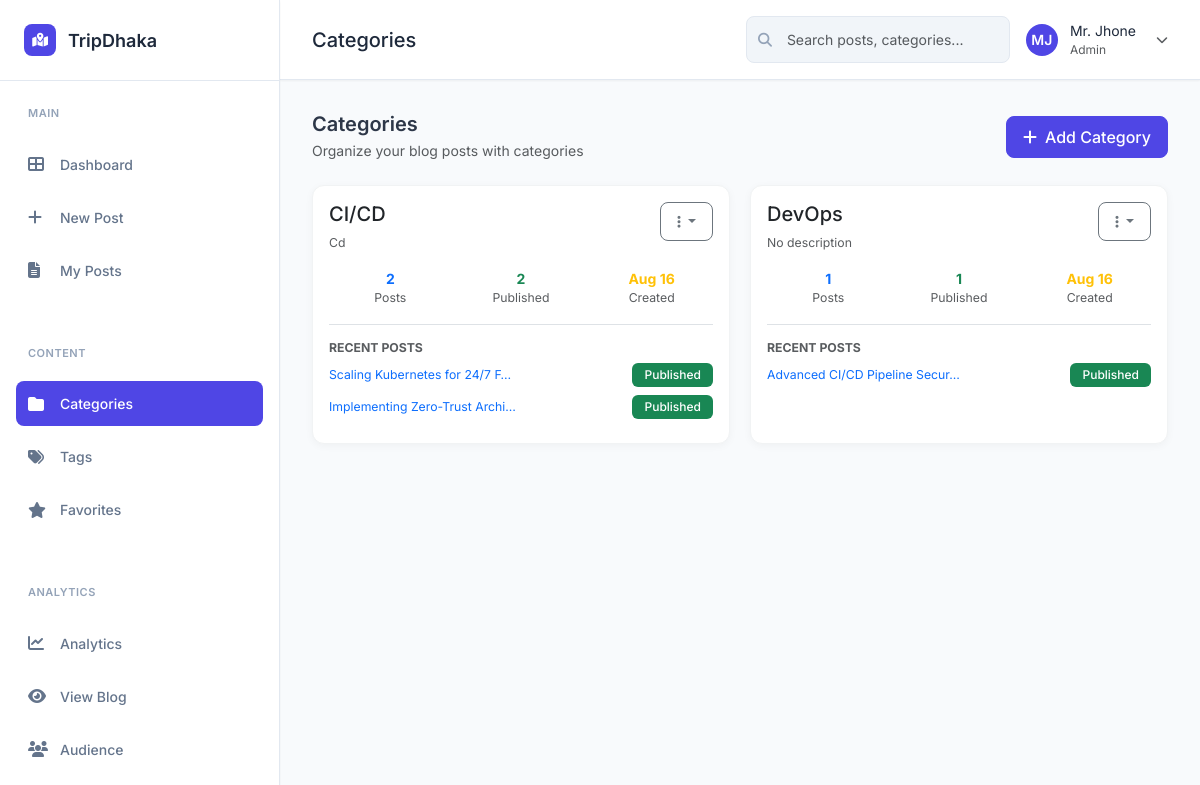
/categories/ (signed in), run on an earlier commit of the app's database.
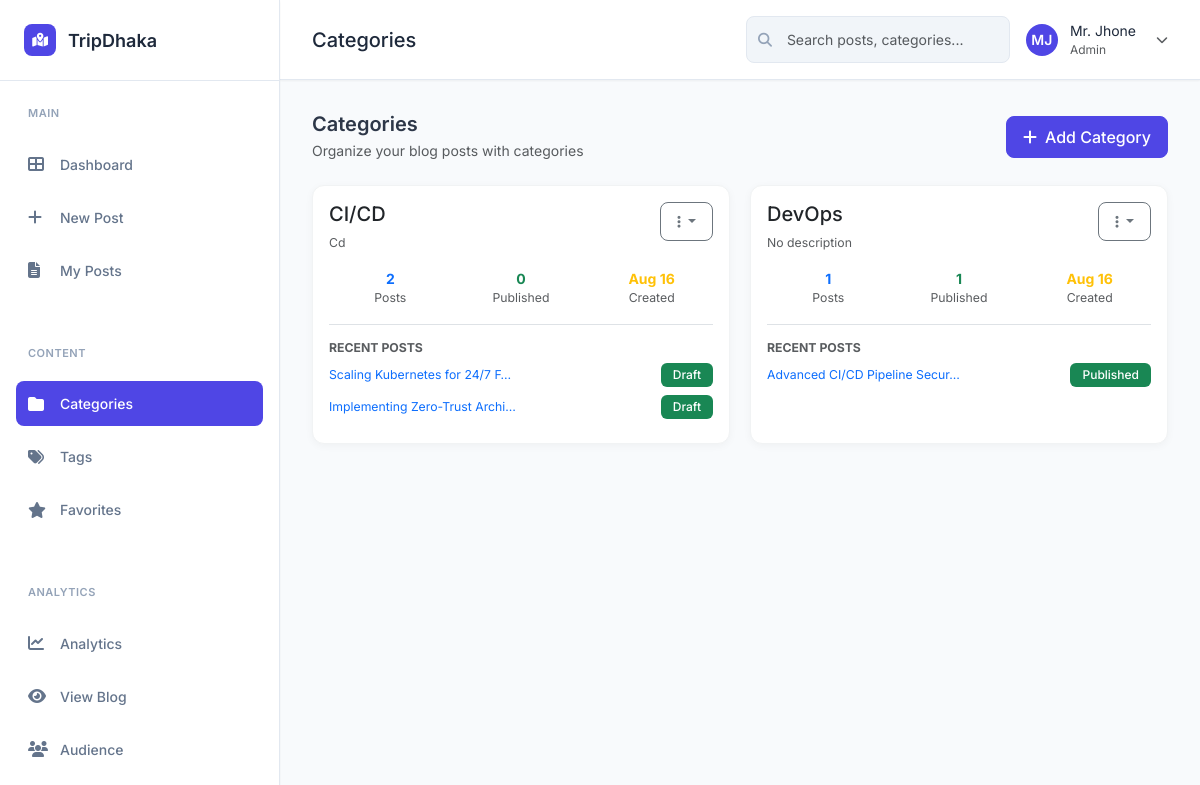
And on a later commit of the database.
### blog/models.py (models this page shows, shortened)
class Category(models.Model):
    name = models.CharField(max_length=100, unique=True)
    slug = models.SlugField(max_length=100, unique=True, blank=True)
    description = models.TextField(blank=True)
    created_at = models.DateTimeField(auto_now_add=True)
    class Meta:
        verbose_name_plural = 'Categories'
        ordering = ['name']

class Post(models.Model):
    STATUS_CHOICES = [
        ('draft', 'Draft'),
        ('published', 'Published'),
    ]
    title = models.CharField(max_length=200)
    slug = models.SlugField(max_length=200, unique=True, blank=True)
    author = models.ForeignKey(User, on_delete=models.CASCADE, related_name='blog_posts')
    category = models.ForeignKey(Category, on_delete=models.SET_NULL, null=True, blank=True, related_name='posts')
    tags = models.ManyToManyField(Tag, blank=True, related_name='posts')
    excerpt = models.TextField(max_length=300, blank=True, help_text='Brief description of the post')
    content = models.TextField()
    featured_image = models.ImageField(upload_to='blog_images/', blank=True, null=True)
    status = models.CharField(max_length=10, choices=STATUS_CHOICES, default='draft')
    created_at = models.DateTimeField(auto_now_add=True)
    updated_at = models.DateTimeField(auto_now=True)
    published_at = models.DateTimeField(null=True, blank=True)
    views = models.PositiveIntegerField(default=0)
    class Meta:
        ordering = ['-created_at']
        indexes = [
            models.Index(fields=['-created_at']),
            models.Index(fields=['status']),
            models.Index(fields=['slug']),
        ]

### blog/views.py (the view, shortened to what this page needs)
# urls.py: path('categories/', views.categories, name='categories'),
@login_required
def categories(request):
    categories = Category.objects.all().order_by('name')
    for category in categories:
        category.published_count = category.posts.filter(status='published').count()
    context = {'categories': categories}
    return render(request, 'blog/categories.html', context)

### blog/templates/blog/categories.html (shortened to what this page needs)
{% extends 'blog/base.html' %}
{% load static %}
{% block page_title %}Categories{% endblock %}
{% block content %}
<div class="d-flex justify-content-between align-items-center mb-4">
    <div>
        <h4 class="section-title mb-1">Categories</h4>
        <p class="text-muted mb-0">Organize your blog posts with categories</p>
    </div>
    <div>
        <button class="btn btn-primary" data-bs-toggle="modal" data-bs-target="#addCategoryModal">
            <i class="fas fa-plus me-2"></i>Add Category
        </button>
    </div>
</div>
<div class="posts-grid">
    {% for category in categories %}
    <div class="card post-card" data-category-id="{{ category.id }}">
        <div class="card-body">
            <div class="d-flex justify-content-between align-items-start mb-3">
                <div class="flex-grow-1">
                    <h5 class="card-title mb-2">{{ category.name }}</h5>
                    <p class="card-text text-muted small">{{ category.description|default:"No description" }}</p>
                </div>
                <div class="dropdown">
                    <button class="btn btn-sm btn-outline-secondary dropdown-toggle" type="button" data-bs-toggle="dropdown">
                        <i class="fas fa-ellipsis-v"></i>
                    </button>
                </div>
            </div>
            <div class="row g-2 mb-3">
                <div class="col-4">
                    <div class="text-center">
                        <div class="fw-bold text-primary">{{ category.posts.count }}</div>
                        <div class="small text-muted">Posts</div>
                    </div>
                </div>
                <div class="col-4">
                    <div class="text-center">
                        <div class="fw-bold text-success">{{ category.published_count }}</div>
                        <div class="small text-muted">Published</div>
                    </div>
                </div>
                <div class="col-4">
                    <div class="text-center">
                        <div class="fw-bold text-warning">{{ category.created_at|date:"M d" }}</div>
                        <div class="small text-muted">Created</div>
                    </div>
                </div>
            </div>
            {% if category.posts.all %}
            <div class="border-top pt-3">
                <h6 class="small fw-bold text-muted mb-2">RECENT POSTS</h6>
                {% for post in category.posts.all|slice:":3" %}
                <div class="d-flex align-items-center mb-2">
                    <div class="flex-grow-1">
                        <a href="{% url 'blog:preview_post' post.id %}" class="text-decoration-none">
                            <div class="small fw-500">{{ post.title|truncatechars:30 }}</div>
                        </a>
                    </div>
                    <span class="badge bg-{{ post.status|yesno:'success,warning' }} ms-2">{{ post.status|title }}</span>
                </div>
                {% endfor %}
            </div>
            {% endif %}
        </div>
    </div>
    {% endfor %}
</div>
{% endblock %}

What changed in the data, as far as the page shows it:
computed for Category "CI/CD": published_count "2" → "0"
changed Post "Scaling Kubernetes for 24/7 F…": status "Published" → "Draft"
changed Post "Implementing Zero-Trust Archi…": status "Published" → "Draft"
